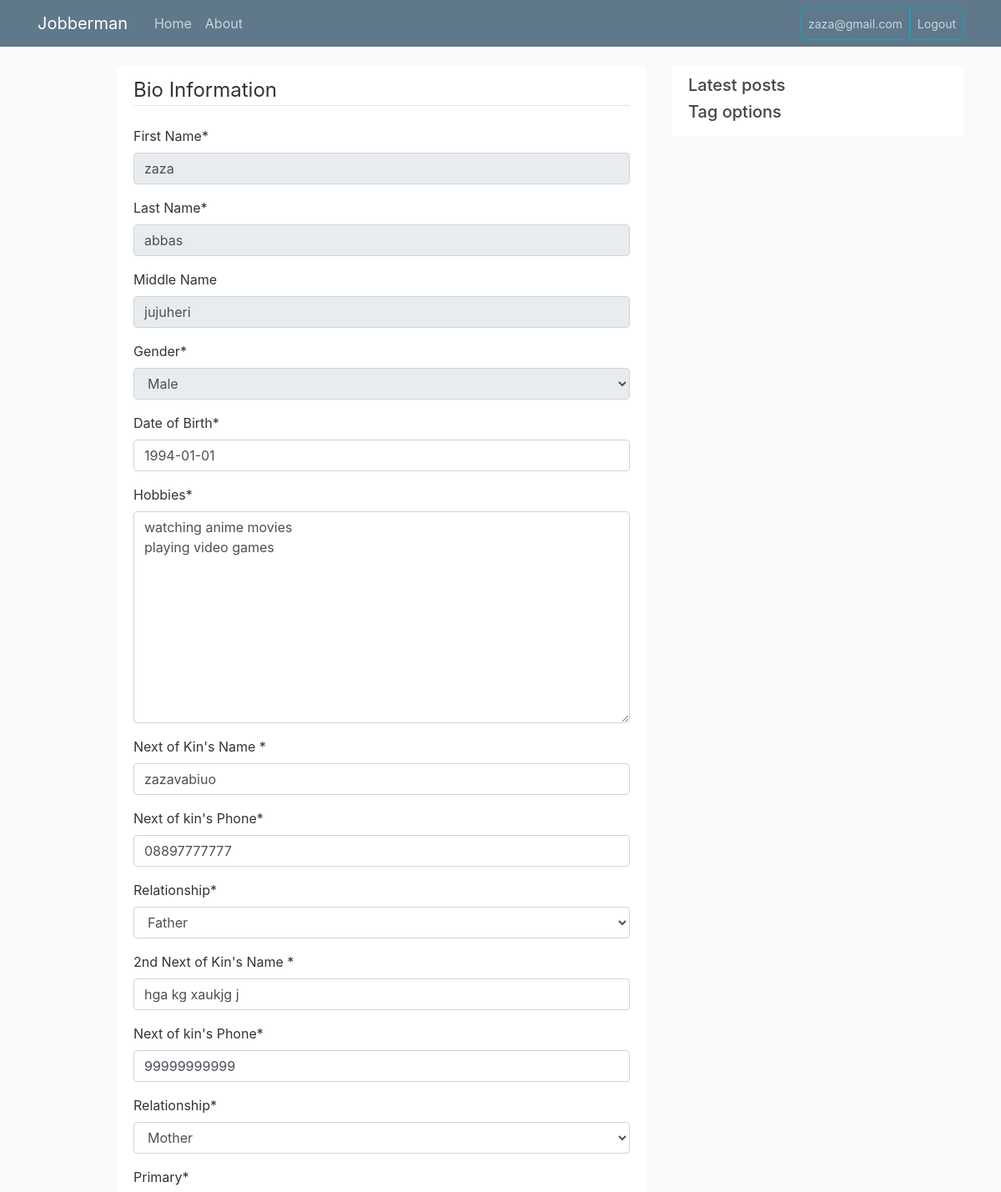
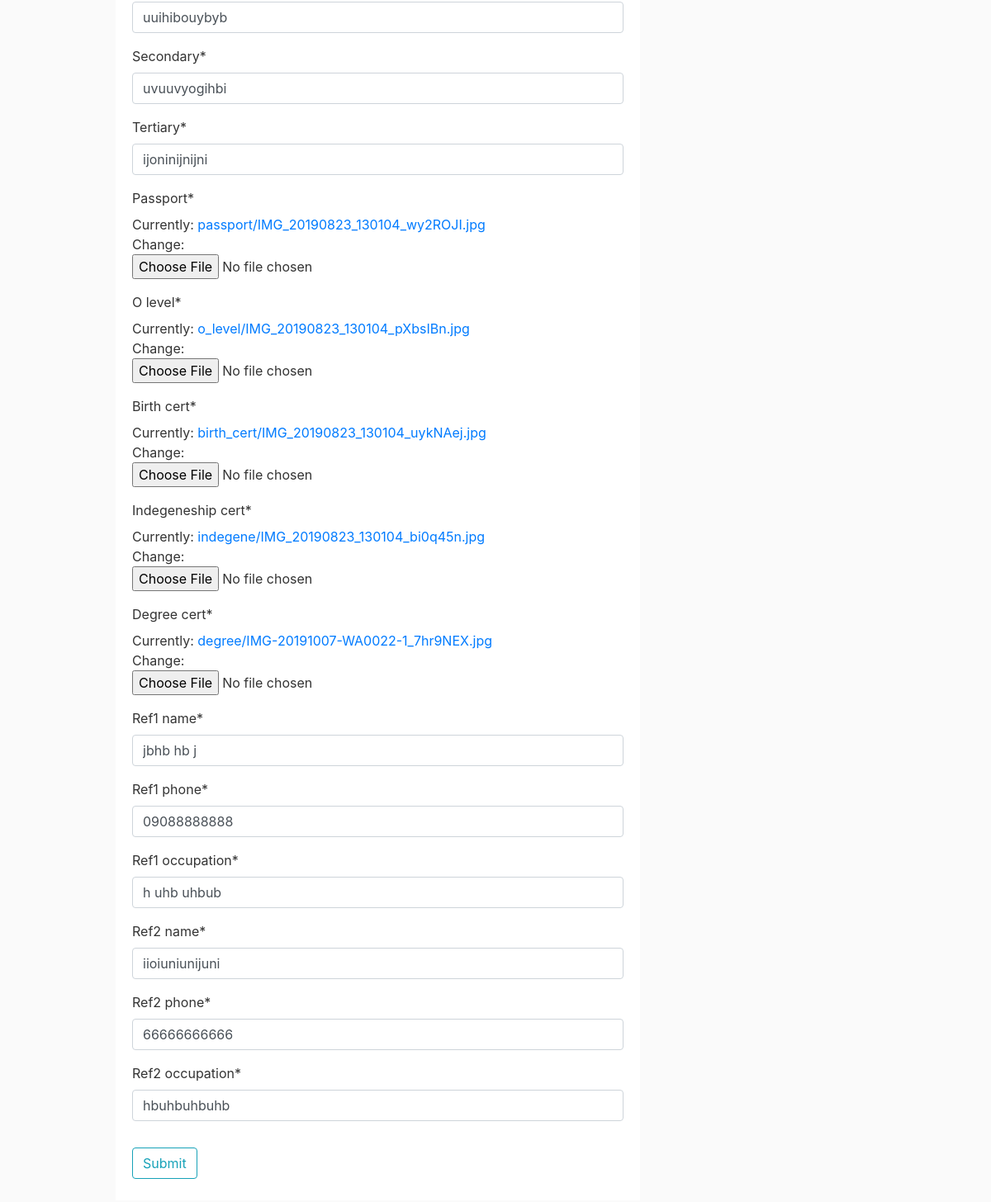
Screenshot of /bio/7/update (signed in) with the database file from the repository (2 pictures, top to bottom).
### registerapp/models.py (models this page shows, shortened)
class Customuser(AbstractUser):
    submitted = models.BooleanField(default=False)
    email_confirmed = models.BooleanField(default=False)

class Bio(models.Model):
    gender_choices = (('male', 'Male'), ('female', 'Female'))
    relationship_list = (('father','Father'), ('mother','Mother'), ('brother', 'Brother'), ('sister', 'Sister'), ('uncle','Uncle'))
    user = models.OneToOneField(Customuser, on_delete=models.CASCADE)
    first_name = models.CharField( max_length=20)
    last_name = models.CharField(max_length=20 )
    middle_name = models.CharField(max_length=20, blank=True)
    gender = models.CharField(max_length=10, choices=gender_choices)
    date_of_birth = models.DateField()
    hobbies = models.TextField(max_length=80 )
    nok1_name = models.CharField(max_length=32)
    nok1_phone = models.CharField(max_length=11)
    nok1_relationship = models.CharField(max_length=12, choices=relationship_list)
    nok2_name = models.CharField(max_length=32 )
    nok2_phone = models.CharField(max_length=11)
    nok2_relationship = models.CharField(max_length=12, choices=relationship_list)
    primary = models.CharField(max_length=80)
    secondary = models.CharField(max_length=80)
    tertiary = models.CharField(max_length=80)
    passport = models.ImageField(upload_to= 'passport')
    o_level = models.ImageField(upload_to='o_level')
    birth_cert = models.ImageField(upload_to='birth_cert')
    indegeneship_cert = models.ImageField(upload_to='indegene')
    degree_cert = models.ImageField(upload_to='degree')
    ref1_name = models.CharField(max_length=35)
    ref1_phone = models.CharField(max_length=11)
    ref1_occupation = models.CharField(max_length=35)
    ref2_name = models.CharField(max_length=35)
    ref2_phone = models.CharField(max_length=11)
    ref2_occupation = models.CharField(max_length=35)
    submitted = models.BooleanField(default=False)
    class Meta:
        ordering = ('-last_name',)

### registerapp/views.py (the view, shortened to what this page needs)
# urls.py: path('bio/<int:pk>/update', reg_views.BioUpdateView.as_view(), name = 'bio-update'),
class BioUpdateView(LoginRequiredMixin, UserPassesTestMixin, UpdateView):
    model = Bio
    form_class = Disabled_Form
    def test_func(self):
        bio = self.get_object()
        if self.request.user.username == bio.user.username:
            return True
        else:
            return False

### registerapp/templates/registerapp/bio_form.html (shortened to what this page needs)
{% extends "registerapp/base.html" %}
{% load crispy_forms_tags %}
{% block content %}
    <div class = "content-section">
            <form method ="POST" enctype="multipart/form-data">
            <fieldset class="form-group">
                <legend class="border-bottom mb-4">Bio Information</legend>
                {{ form|crispy }}
            </fieldset>
            <div class="form-group">
                <button class="btn btn-outline-info" type="submit">Submit</button>
            </div>
            </form>
    </div>
{% endblock content %}

### registerapp/templates/registerapp/base.html (shortened to what this page needs)
{% load static %}
<!DOCTYPE html>
<html lang="en">
<head>
    <link rel="stylesheet" href="https://maxcdn.bootstrapcdn.com/bootstrap/4.0.0/css/bootstrap.min.css">
    <link rel="stylesheet"  type="text/css" href="{% static 'registerapp/bootstrap.min.css' %}">
    <link rel="stylesheet" type="text/css" href="{% static 'registerapp/main.css' %}" >
</head>
<body>
<header class="site-header">
  <nav class="navbar navbar-expand-md navbar-dark bg-steel fixed-top">
    <div class="container">
      <a class="navbar-brand mr-4" href="#">Jobberman</a>
      <div class="collapse navbar-collapse" id="navbarToggle">
        <div class="navbar-nav mr-auto">
          <a class="nav-item nav-link" href="{% url 'homepage' %}">Home</a>
          <a class="nav-item nav-link" href="#">About</a>
        </div>
        <div class="navbar-nav">
            {% if user.is_authenticated %}
                <a class="nav-item nav-link btn btn-sm btn-outline-info" href="#">{{ user.username }} </a>
                <a class="nav-item nav-link btn btn-sm btn-outline-info" href="{% url 'logout' %}"> Logout </a>
            {% else %}
                <a class="nav-item nav-link btn btn-sm btn-outline-info" href="{% url 'login' %}">Login</a>
                <a class="nav-item nav-link btn btn-sm btn-outline-info" href="{% url 'register' %}">Register</a>
            {% endif %}
        </div>
      </div>
    </div>
  </nav>
</header>
<main role="main" class="container">
  <div class="row">
    <div class="col-md-1">
    </div>
    <div class="col-md-7">
      {% block content %}{% endblock %}
    </div>
    <div class="col-md-4">
      <div class="content-section">
        <h5>Latest posts</h5>
          <h5> Tag options </h5>
      </div>
    </div>
  </div>
</main>
</body>
</html>

### registerapp/static/registerapp/main.css (style rules this page uses)
body { background: #fafafa; color: #333333; margin-top: 5rem; }
h1, h2, h3, h4, h5, h6 { color: #444444; }
.bg-steel { background-color: #5f788a; }
.site-header .navbar-nav .nav-link { color: #cbd5db; }
.content-section { background: #ffffff; padding: 10px 20px; margin-bottom: 10px; }
:root { --input-padding-x: 1.5rem; --input-padding-y: 0.75rem; }

### rows the page displays
Customuser: username "zaza@gmail.com"
Bio: first_name "zaza", last_name "abbas", middle_name "jujuheri", gender "Male", date_of_birth "1994-01-01", hobbies "watching anime movies playing video games", nok1_name "zazavabiuo", nok1_phone "08897777777", nok1_relationship "Father", nok2_name "hga kg xaukjg j", nok2_phone "99999999999", nok2_relationship "Mother", primary "uuihibouybyb", secondary "uvuuvyogihbi", tertiary "ijoninijnijni", ref1_name "jbhb hb j", ref1_phone "09088888888", ref1_occupation "h uhb uhbub", ref2_name "iioiuniunijuni", ref2_phone "66666666666", ref2_occupation "hbuhbuhbuhb"
